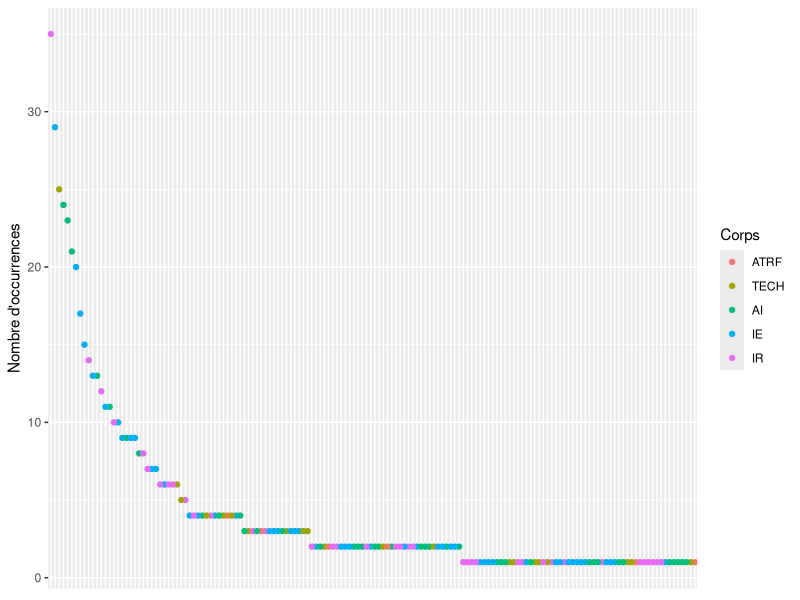
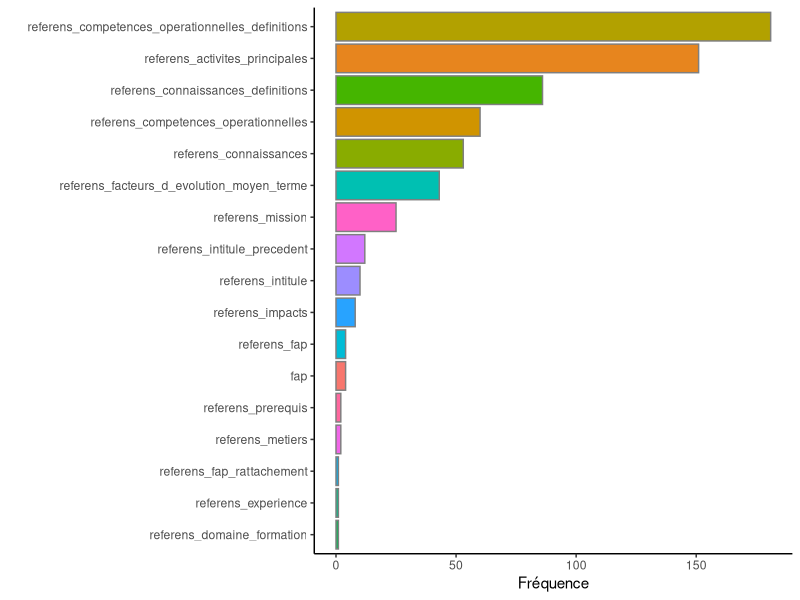
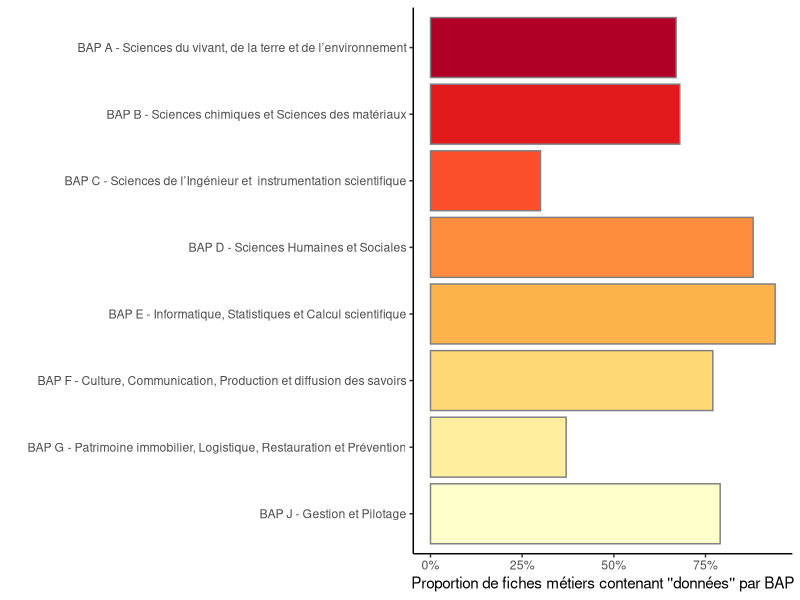
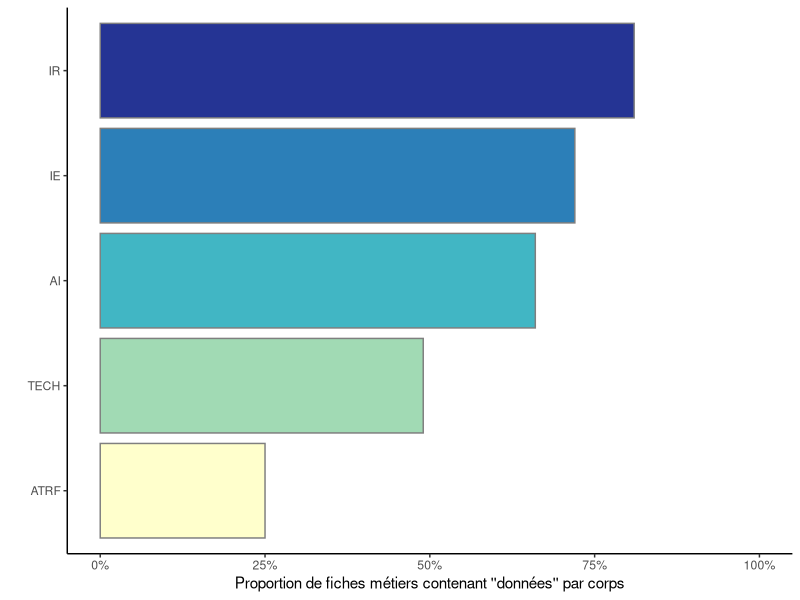

R code for these plots, in order: (Note: this script raises an error after producing the figures.)
library(tidyr)
library(dplyr)
library(tibble)
library(stringr)
library(ggplot2)
library(forcats)
library(tm)
library(RColorBrewer)

data <- read.csv2("fr-esr_referentiel_metier_referens_3.csv") %>%
  mutate(Id = row_number())
names(data) #noms de colonnes

donnees <- "Donnees|donnees|Données|données|Donnee|donnee|Donnée|donnée"

variables <- data %>%
  select(-Id) %>%
  colnames()

denombrement <- data %>%
  column_to_rownames("Id") %>%
  #select(Nom des colonnes, séparées par une virgule) %>%
  mutate_all(str_count, donnees) %>%
  mutate(somme = rowSums(.)) %>%
  rownames_to_column("Id") %>%
  filter(somme > 0) %>%
  arrange(desc(somme))
  
data_filtered <- data %>%
  filter(Id %in% denombrement$Id) %>%
  mutate(Id = as.character(Id)) %>%
  left_join(denombrement %>% select(Id, somme), by = "Id") %>%
  arrange(desc(somme))

# Classer les corps dans l'ordre hiérarchique
ordre_corps <- c("ATRF", "TECH", "AI", "IE", "IR")

data_filtered %>%
  mutate(referens_id = fct_reorder(referens_id, -somme),
         referens_cs=factor(referens_cs, levels = ordre_corps)) %>%
  ggplot(aes(x = referens_id, y = somme, color=referens_cs)) +
  geom_point() +
  labs(y = "Nombre d'occurrences", color="Corps") +
  theme(axis.title.x=element_blank(),
        axis.text.x=element_blank(),
        axis.ticks.x=element_blank())

# Histogramme des variables où apparaissent le plus l'expression "données"
  
denombrement %>%
  select(-somme) %>%
  column_to_rownames("Id") %>%
  summarise_all(sum) %>%
  rownames_to_column("Id") %>%
  gather("variable", "somme", -Id) %>%
  filter(somme > 0) %>%
  ggplot(aes(x=fct_reorder(variable, somme), y = somme)) +
  geom_col(aes(fill = variable), color = "grey50") +
  labs(x = "", y = "Fréquence")+
  coord_flip()+
  theme_classic() +
  theme(legend.position = "none")

# Histogramme des BAP où apparaissent le plus l'expression "données"

BAP_filtered <- data_filtered %>%
  count(bap) %>%
  arrange(bap)

BAP <- data %>%
  count(bap)

BAP_filtered_pourcentage <- BAP_filtered %>%
  left_join(BAP, BAP_filtered, by = "bap") %>%
  mutate(pourcentage_bap=round(n.x/n.y,2),
         bap=fct_reorder(bap, bap, .desc = TRUE))

BAP_filtered_pourcentage %>%
  ggplot(aes(x = bap, y = pourcentage_bap)) +
  geom_col(aes(fill = bap), color = "grey50") +
  labs(x = "", y = "Proportion de fiches métiers contenant ''données'' par BAP") +
  coord_flip() +
  theme_classic() +
  theme(legend.position = "none") +
  scale_fill_manual(values = brewer.pal(8, "YlOrRd")) +
  scale_y_continuous(labels = scales::percent)

# Histogramme des corps où apparaissent le plus l'expression "données"

corps_filtered <- data_filtered %>%
  count(referens_cs) %>%
  arrange(desc(n))

corps <- data %>%
  count(referens_cs)

corps_filtered_pourcentage <- corps_filtered %>%
  left_join(corps, corps_filtered, by = "referens_cs") %>%
  mutate(pourcentage_corps=round(n.x/n.y,2),
         referens_cs=factor(referens_cs, levels = ordre_corps))

corps_filtered_pourcentage %>%
  ggplot(aes(x = referens_cs, y = pourcentage_corps)) +
  geom_col(aes(fill = referens_cs), color = "grey50") +
  labs(x = "", y = "Proportion de fiches métiers contenant ''données'' par corps") +
  coord_flip() +
  theme_classic() +
  theme(legend.position = "none") +
  scale_fill_manual(values = brewer.pal(5, "YlGnBu")) +
  scale_y_continuous(labels = scales::percent, limits = c(0,1))

# Tableau des 11 métiers dont l'intitulé ou le métier contient l'expression "données"
  
intitule_TRUE <- denombrement %>%
  filter(denombrement$referens_intitule >0 | denombrement$referens_metiers >0)

intitule_filtered <- data_filtered %>%
  filter(Id %in% intitule_TRUE$Id) %>%
  mutate(Id = as.character(Id)) %>%
  left_join(data_filtered %>% select(Id, somme), by = "Id") %>%
  select(referens_intitule, referens_metiers, bap, referens_fap, referens_cs, Id) %>%
  group_by(bap) %>%
  arrange(referens_cs, .by_group = TRUE)

View(intitule_filtered)

## Regarder les métiers qui concentrent le plus le terme "données"

data_filtered %>%
  filter(somme > 10) %>%
  arrange(desc(somme)) %>%
  select (referens_intitule, referens_metiers, bap, referens_fap, referens_cs, somme) %>%
  head(15)

## Regarder les métiers où "données" apparaît dans facteur_d_evolution_moyen_terme

evolution_metiers <- data %>%
  filter(Id %in% denombrement$Id) %>%
  filter(denombrement$referens_facteurs_d_evolution_moyen_terme >0) %>%
  mutate(Id = as.character(Id)) %>%
  left_join(denombrement %>% select(Id, somme), by = "Id")

# Il y a un problème avec la ligne "Id = 34" qui apparaît alors que denombrement[34,"referens_facteurs_d_evolution_moyen_terme"] == NULL 0

## Regarder les métiers où le terme données apparaît comme "intitulé précédent" et a disparu de l'intitulé actuel 

suppression_metiers <- data %>%
  filter(Id %in% denombrement$Id) %>%
  filter(denombrement, referens_intitule_precedent > 0) %>%
  filter(denombrement, referens_intitule == 0) %>%
  mutate(Id = as.character(Id)) %>%
  left_join(denombrement %>% select(Id, somme), by = "Id") %>%
  arrange(desc(somme)) %>%
  select(referens_intitule, bap, referens_fap, referens_facteurs_d_evolution_moyen_terme, referens_cs) %>%
  group_by(bap) %>%
  arrange(referens_cs, .by_group = TRUE)

kable(evolution_metiers, caption = "Métiers dont l'ancien intitulé incluait le terme 'données' mais pas l'intitulé actuel")

## boxplot (quartiles) de la distribution des fiches métiers qui concentrent le plus le terme 'données" par corps

data_filtered %>%
  mutate(referens_cs=factor(referens_cs, levels = ordre_corps)) %>%
  ggplot(aes(x = referens_cs, y = somme, color=referens_cs)) +
  geom_boxplot()+
  geom_jitter(shape=16, position=position_jitter (0.2)) +
  labs(x= "Corps", y = "Nombre d'occurrences", color="Corps")+
  theme(legend.position = "none")
## Afficher le terme "données" en kwic (keyword-in-context) et représenter son voisinnage lexical
